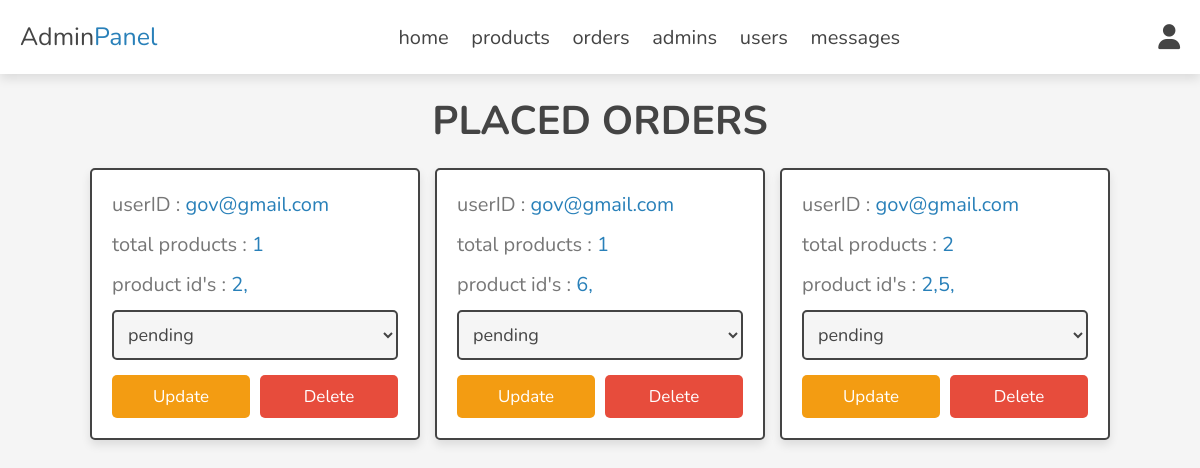
Page /Admin/admin/placed_orders.php (signed in) on the committed database.
### tables this page shows
CREATE TABLE `orders` (
  `id` int(11) NOT NULL,
  `user_id` varchar(100) NOT NULL,
  `product_id` varchar(100) NOT NULL,
  `status` varchar(2) NOT NULL
);

### Admin/admin/placed_orders.php (the view, shortened to what this page needs)
<?php
include '../components/connect.php';
?>
<!DOCTYPE html>
<html lang="en">
<head>
   <link rel="stylesheet" href="https://cdnjs.cloudflare.com/ajax/libs/font-awesome/6.1.1/css/all.min.css">
   <link rel="stylesheet" href="../css/admin_style.css">
</head>
<body>
<?php include '../components/admin_header.php'; ?>
<section class="orders">
<h1 class="heading">placed orders</h1>
<div class="box-container">
   <?php
      $select_orders = $conn->prepare("SELECT * FROM `orders`");
      $select_orders->execute();
      if($select_orders->rowCount() > 0){
         while($fetch_orders = $select_orders->fetch(PDO::FETCH_ASSOC)){
   ?>
   <div class="box">
      <p> userID : <span><?= $fetch_orders['user_id']; ?></span> </p>
      <?php
         $productids = "";
         $count=0;
         $li = $fetch_orders['product_id'];
         for($i=0;$i<strlen($li);$i++){
            if($li[$i]=='-'){
               continue;
            }
            $count++;
            $productids.=$li[$i].',';
         }
      ?>
      <p> total products : <span><?= $count; ?></span> </p>
      <p> product id's : <span><?= $productids; ?></span> </p>
      <form action="" method="post">
         <select name="payment_status" class="select">
            <option value="p">pending</option>
         </select>
        <div class="flex-btn">
         <input type="submit" value="update" class="option-btn" name="update_payment">
         <a href="placed_orders.php?delete=<?= $fetch_orders['id']; ?>" class="delete-btn" onclick="return confirm('delete this order?');">delete</a>
        </div>
      </form>
   </div>
   <?php
         }
      }else{
         echo '<p class="empty">no orders placed yet!</p>';
      }
   ?>
</div>
</section>
</body>
</html>

### Admin/css/admin_style.css (style rules this page uses)
:root { --main-color:#2980b9; --orange:#f39c12; --red:#e74c3c; --black:#444; --white:#fff; --light-color:#777; --light-bg:#f5f5f5; --border:.2rem solid var(--black); --box-shadow:0 .5rem 1rem rgba(0,0,0,.1); }
* { font-family: 'Nunito', sans-serif; margin:0; padding:0; box-sizing: border-box; outline: none; border:none; text-decoration: none; }
html { font-size: 62.5%; overflow-x: hidden; }
body { background-color: var(--light-bg); }
section { padding:2rem; max-width: 1200px; margin:0 auto; }
.heading { font-size: 4rem; color:var(--black); margin-bottom: 2rem; text-align: center; text-transform: uppercase; }
.btn, .delete-btn, .option-btn { display: block; width: 100%; margin-top: 1rem; border-radius: .5rem; padding:1rem 3rem; font-size: 1.7rem; text-transform: capitalize; color:var(--white); cursor: pointer; text-align: center; }
.option-btn { background-color: var(--orange); }
.delete-btn { background-color: var(--red); }
.flex-btn { display: flex; gap:1rem; }
.orders .box-container { display: grid; grid-template-columns: repeat(auto-fit, 33rem); gap:1.5rem; align-items: flex-start; justify-content: center; }
.orders .box-container .box { padding:2rem; padding-top: 1rem; border-radius: .5rem; border:var(--border); background-color: var(--white); box-shadow: var(--box-shadow); }
.orders .box-container .box p { line-height: 1.5; font-size: 2rem; color:var(--light-color); margin:1rem 0; }
.orders .box-container .box p span { color:var(--main-color); }
.orders .box-container .select { margin-bottom: .5rem; width: 100%; background-color: var(--light-bg); padding:1rem; font-size: 1.8rem; color:var(--black); border-radius: .5rem; border:var(--border); }

### rows in the picture
orders: user "gov@gmail.com", count "1", productids "2,"
orders: user "gov@gmail.com", count "1", productids "6,"
orders: user "gov@gmail.com", count "2", productids "2,5,"
